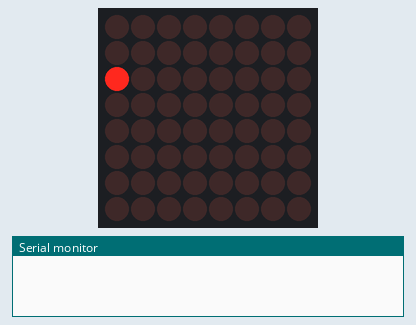
Recording of a sketch running on a simulated Arduino Uno, built with avr-gcc and run on an emulated ATmega328P. Shown: 8×8 LED matrix, the last lines printed to the serial monitor.

Above: at 0.1 s.
At 1.6 s:
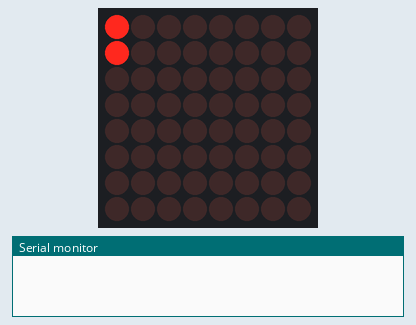
At 3.1 s:
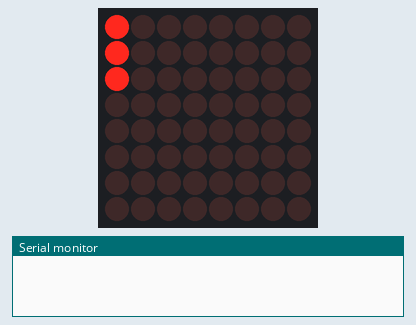
At 12.22 s:
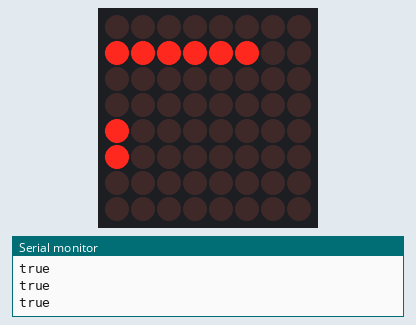
At 21.34 s:
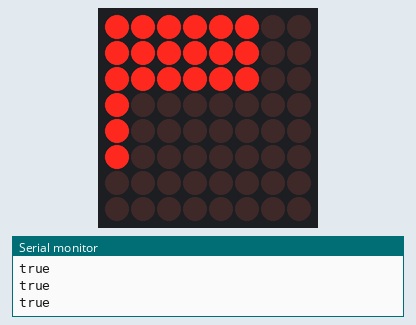
At 39.57 s:
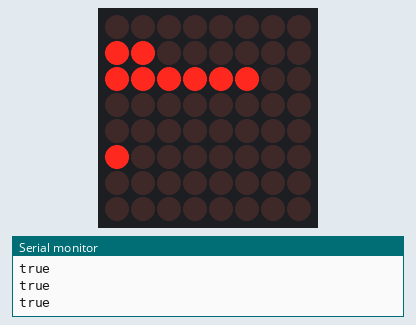

The sketch:

ledControl_playground.ino
```cpp
#include "LedControl.h"
int DELAY = 40;
int DELAY_FADE = 5;

bool TEST= true;

//configuration notes:
//DIG pins- RGB legs
//SEG pins- common ANODE leg

// number ofleds attached to 8 x 8 driver
int NUM_LEDS = 7;

// number of seg pins used- this is hooked up to the commo
int NUM_MAX_SEG = 6;

//colors list
//primary...
byte BLUE = B0001;
byte GREEN = B0010;
byte RED = B0100;

//secondary...
byte YELLOW = RED | GREEN;
byte MAGENTA = RED | BLUE;
byte CYAN = GREEN | BLUE;

//tertiary..
byte WHITE = RED | GREEN | BLUE;

//list..
byte LIST[]= {RED, YELLOW, GREEN, CYAN, BLUE, MAGENTA, WHITE, RED};

//pin configuration
int dataIn = 12;
int clock = 11;
int load = 10;
int numMaxim7219 = 1;
int resetPin = 2;
volatile bool sequenceActivated = true;

LedControl lc = LedControl(dataIn, clock, load, numMaxim7219);

void setColorWithFade(int ornament, byte color, bool isFade){
  //RGB_0 = [0, 1, 2]; RGB_1 = [3, 4, 5]
  int whichRGB = ornament/NUM_MAX_SEG;
  int whichDIG = ornament % (NUM_LEDS-1);

  if(isFade){
    for(int intensity =0 ; intensity <16; intensity++){
      lc.setIntensity(0, intensity);
      setColor(whichDIG, color, whichRGB*3);
      delay(DELAY_FADE);
    }
    for(int intensity =15 ; intensity >=0; intensity--){
      lc.setIntensity(0, intensity);
      setColor(whichDIG, color, whichRGB*3);
      delay(DELAY_FADE);
    }
  } else {
    setColor(whichDIG, color, whichRGB*3);
  }
}

void reset(int ornament){

//  turn everything off
  lc.setLed(0, 0, ornament, false );
  lc.setLed(0, 1, ornament, false );
  lc.setLed(0, 2, ornament, false );

  delay( DELAY );

  return;
}
void setColor(int digPin, byte color, int offset){
  //  note to self:
  // setLed(0, SEG, DIG, state);
  // DIG = 0 => DP, 1 => A, 2 =>B, etc.

//  blue color
  byte flag = B0001;
  lc.setLed(0, 0+offset, digPin, (color & flag) );

// green color
  lc.setLed(0, 1+offset, digPin, (color >>1 & flag) );

//  red color
  lc.setLed(0, 2+offset, digPin, (color >>2 & flag) );

  return;
}

// LedControl playground
void setup(){
  pinMode(resetPin, OUTPUT);
  Serial.begin(9600);
  lc.shutdown(0, false);
  lc.setIntensity(0, 15);
  lc.clearDisplay(0);
  attachInterrupt(0, resetSequence, CHANGE);

  if(TEST)
    testLEDs(0);
}

void resetSequence(){
  sequenceActivated = !sequenceActivated;
}
void loop(){
  sequence();
  //if switch[0] = on => reset
  //else => continue
}

void sequence(){
  if(sequenceActivated){
    Serial.println("true");
  } else {
    Serial.println("false");
  }
  for(int color = 0; (color< 7 && sequenceActivated); color++){
    setColorWithFade(0, LIST[color], false);
    delay(DELAY);
    setColorWithFade(1, LIST[color], false);
    delay(DELAY);
    setColorWithFade(2, LIST[color], false);
    delay(DELAY);
    setColorWithFade(3, LIST[color], false);
    delay(DELAY);
    setColorWithFade(4, LIST[color], false);
    delay(DELAY);
    setColorWithFade(5, LIST[color], false);
    delay(DELAY);
    setColorWithFade(6, LIST[color], false);
    delay(DELAY);
  }

  if(!sequenceActivated)
    for(int ornament = 0; ornament< NUM_LEDS; ornament++)
      reset(ornament);
}

//note: specificLED starts at 0
void testLEDs(int specificLED){
  if(specificLED == -1){
    for(int led = 0; led<NUM_LEDS; led++){
      for(int color = 0; color<7; color++){
        setColorWithFade(led, LIST[color], false);
        delay(250);
      }
    }
  } else {
    for(int color = 0; color<7; color++){
      setColorWithFade(specificLED, LIST[color], false);
      delay(500);
    }
  }
}
```
